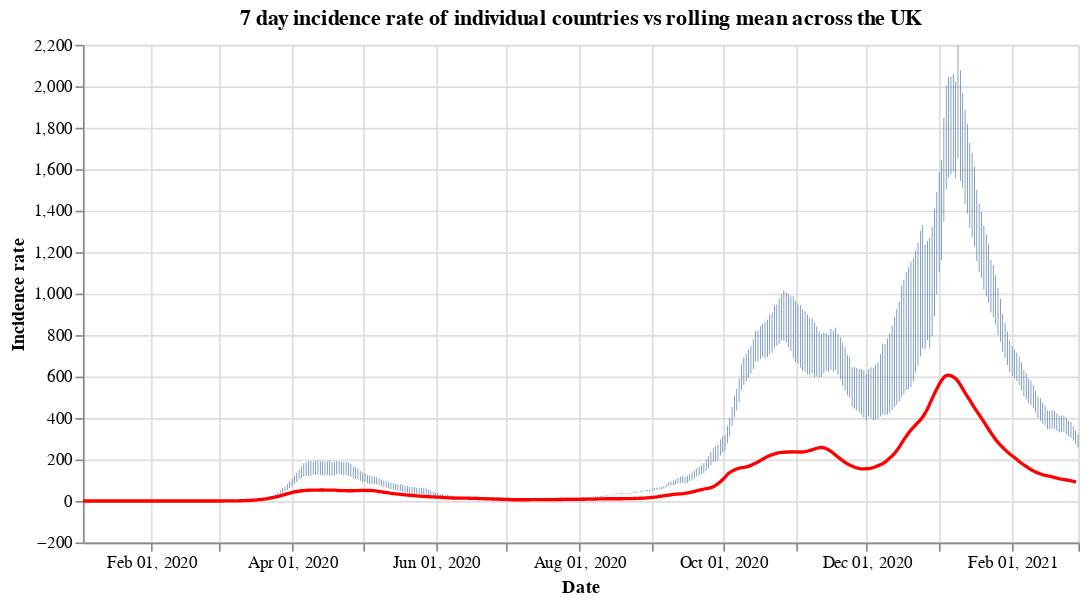

The notebook cell saved with this chart:
### Code cell
#collapse
countries = uk_cases['areaName'].unique()
countries.sort()

selection = alt.selection_single(
    name='Select',
    fields=['areaName'],
    init={'areaName': 'Wales'},
    bind={'areaName': alt.binding_select(options=countries)}
)

# scatter plot, modify opacity based on selection
bars = alt.Chart(uk_cases).mark_bar().add_selection(
    selection
).encode(
    x=alt.X("yearmonthdate(date):T", axis=alt.Axis(title='Date')),
    y=alt.Y("weeklyCasesRate:Q", axis=alt.Axis(title='Incidence rate')),
    tooltip='weeklyCasesRate:Q',
    opacity=alt.condition(selection, alt.value(1), alt.value(0))
).properties(title=f'7 day incidence rate of individual countries vs rolling mean across the UK', width=600)

line = alt.Chart(overview_cases).mark_line(
    color='red',
    size=2,
).transform_window(
    rolling_mean='mean(weeklyCasesRate)',
    frame=[0, 7]
).encode(
    x='yearmonthdate(date):T',
    y='rolling_mean:Q'
)

alt.layer(bars, line)

### Figure 1 — Vega-Lite specification as saved in the notebook (floating-point values rounded to 4 significant figures; data arrays with more than 128 entries replaced by an {"elided": "..."} marker saying what was removed)
{"config": {"view": {"continuousWidth": 400, "continuousHeight": 300}}, "layer": [{"data": {"name": "data-3eeb9a4f000fbf5b668c8167485621b0"}, "mark": "bar", "encoding": {"opacity": {"condition": {"value": 1, "selection": "Select"}, "value": 0}, "tooltip": {"type": "quantitative", "field": "weeklyCasesRate"}, "x": {"type": "temporal", "axis": {"title": "Date"}, "field": "date", "timeUnit": "yearmonthdate"}, "y": {"type": "quantitative", "axis": {"title": "Incidence rate"}, "field": "weeklyCasesRate"}}, "selection": {"Select": {"type": "single", "fields": ["areaName"], "init": {"areaName": "Wales"}, "bind": {"areaName": {"input": "select", "options": ["England", "Northern Ireland", "Scotland", "Wales"]}}}}, "title": "7 day incidence rate of individual countries vs rolling mean across the UK", "width": 600}, {"data": {"name": "data-0fb3b23d0dbd185e9cfe489a6b2c85d2"}, "mark": {"type": "line", "color": "red", "size": 2}, "encoding": {"x": {"type": "temporal", "field": "date", "timeUnit": "yearmonthdate"}, "y": {"type": "quantitative", "field": "rolling_mean"}}, "transform": [{"window": [{"op": "mean", "field": "weeklyCasesRate", "as": "rolling_mean"}], "frame": [0, 7]}]}], "$schema": "https://vega.github.io/schema/vega-lite/v4.8.1.json", "datasets": {"data-3eeb9a4f000fbf5b668c8167485621b0": {"elided": "1692 records"}, "data-0fb3b23d0dbd185e9cfe489a6b2c85d2": {"elided": "423 records"}}}
